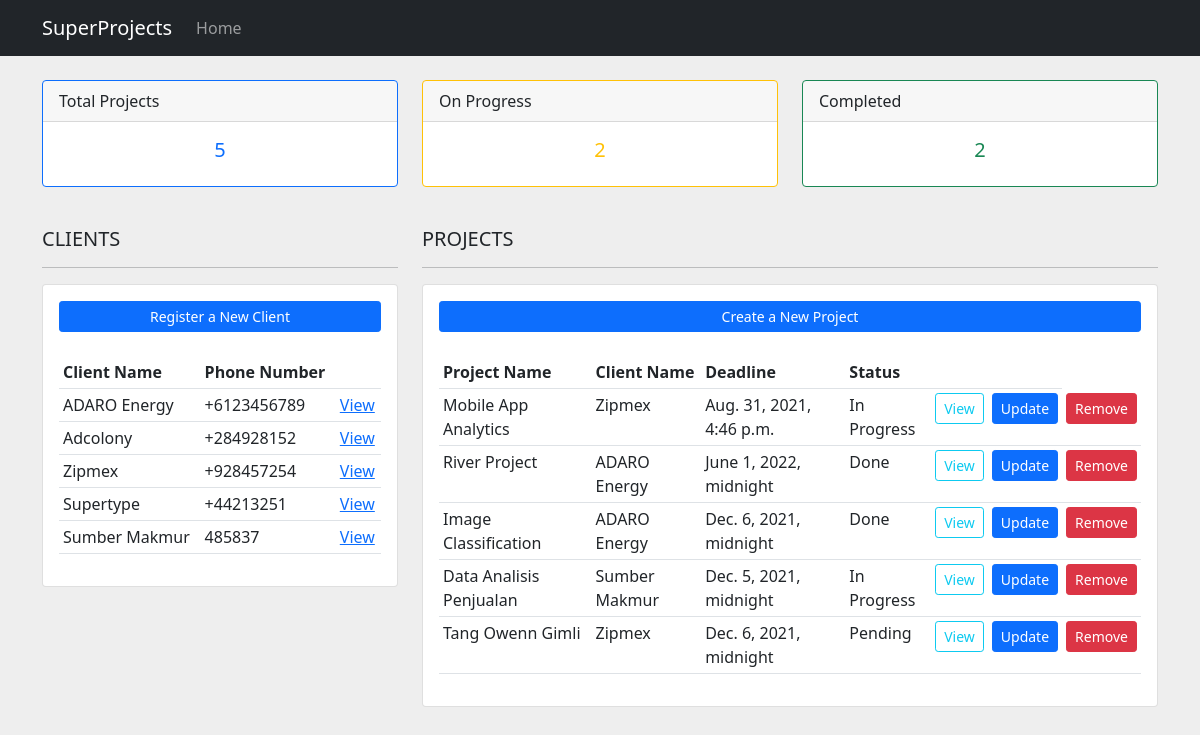
Before: / with the older database file.
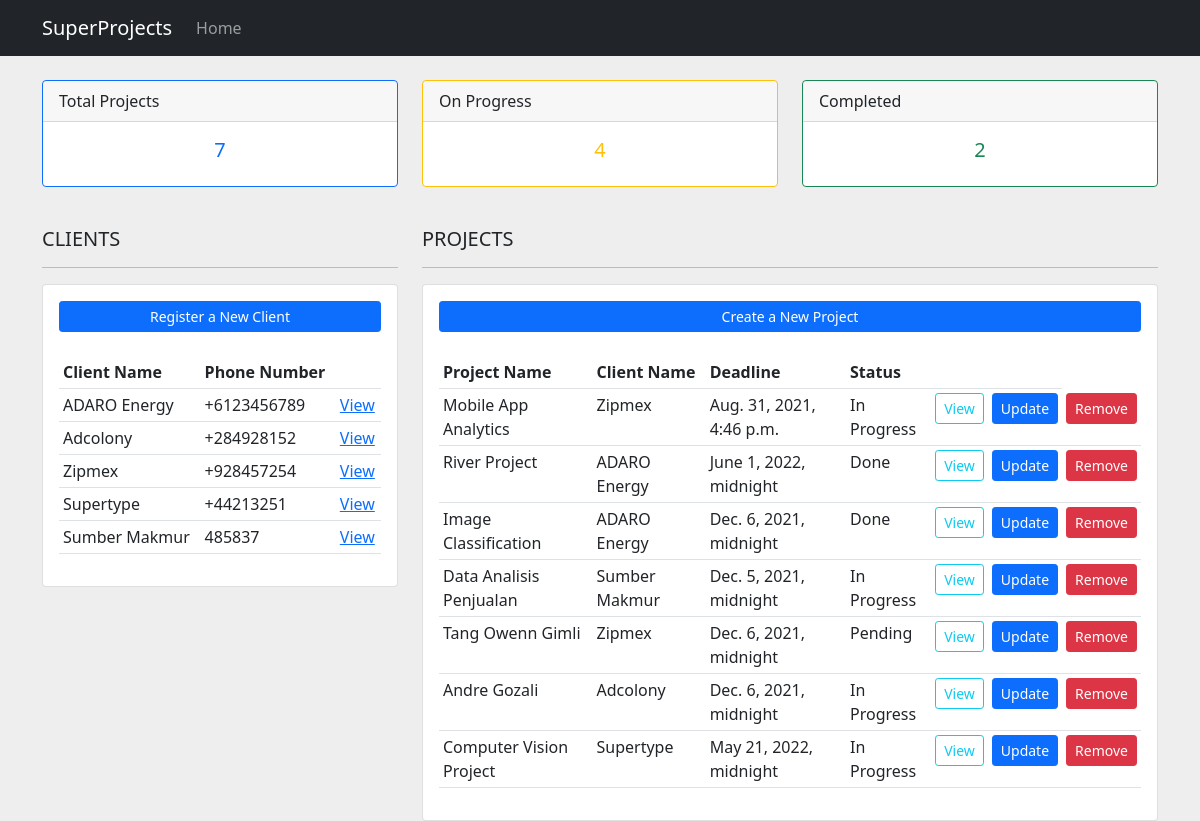
After: the same page with the newer database file.
### project/models.py (models this page shows, shortened)
class Client(models.Model):
    name = models.CharField(max_length=255, null=True)
    phone = models.CharField(max_length=20, null=True, blank=True)
    email = models.CharField(max_length=255, null=True)
    date_created = models.DateTimeField(auto_now_add=True)
    def __str__(self):
        return self.name

class Project(models.Model):
    STATUS = (
        ('Pending', 'Pending'),
        ('In Progress', 'In Progress'),
        ('Done', 'Done')
    )
    name = models.CharField(max_length=255, null=True)
    deadline = models.DateTimeField()
    date_created = models.DateTimeField(auto_now_add=True)
    description = models.CharField(max_length=255, null=True)
    status = models.CharField(max_length=255, null=True, choices=STATUS)
    client = models.ForeignKey(Client, null=True, on_delete=models.SET_NULL)

### project/views.py (the view)
# urls.py: path('', views.index, name='home'),
def index(request):
    projects = Project.objects.all()
    clients = Client.objects.all()
    total_projects = projects.count()
    completed = projects.filter(status='Done').count()
    progress = projects.filter(status='In Progress').count()
    context = {
        "projects": projects,
        "clients": clients,
        "total_projects": total_projects,
        "completed": completed,
        "progress": progress
    }
    return render(request, 'project/dashboard.html', context)

### project/templates/project/dashboard.html
{% extends 'project/base.html' %}
{% block content %}
{% include 'project/status.html' %}
<br />
<div class="container">
  <div class="row">
    <div class="col-md-4">
      <h5>CLIENTS</h5>
      <hr />
      <div class="card card-body">
        <a
          class="btn btn-primary btn-sm btn-block"
          href="{% url 'create_client' %}"
          >Register a New Client</a
        >
        <br />
        <table class="table table-sm">
          <tr>
            <th>Client Name</th>
            <th>Phone Number</th>
            <th></th>
          </tr>
          {% for client in clients %}
          <tr>
            <td>{{client.name}}</td>
            <td>{{client.phone}}</td>
            <td><a href="{% url 'client' client.id %}">View</a></td>
          </tr>
          {% endfor %}
        </table>
      </div>
    </div>
    <div class="col-md-8">
      <h5>PROJECTS</h5>
      <hr />
      <div class="card card-body">
        <a
          class="btn btn-primary btn-sm btn-block"
          href="{% url 'create_project' %}"
          >Create a New Project</a
        >
        <br />
        <table class="table table-sm">
          <tr>
            <th>Project Name</th>
            <th>Client Name</th>
            <th>Deadline</th>
            <th>Status</th>
            <th></th>
            <th></th>
          </tr>
          {% for proj in projects %}
          <tr>
            <td>{{ proj.name }}</td>
            <td>{{ proj.client }}</td>
            <td>{{ proj.deadline }}</td>
            <td>{{ proj.status }}</td>
            <td>
              <a
                class="btn btn-outline-info btn-sm"
                href="{% url 'project' proj.id %}"
                >View</a
              >
            </td>
            <td>
              <a
                class="btn btn-primary btn-sm"
                href="{% url 'update_project' proj.id %}"
                >Update</a
              >
            </td>
            <td>
              <a
                class="btn btn-danger btn-sm"
                href="{% url 'delete_project' proj.id %}"
                >Remove</a
              >
            </td>
          </tr>
          {% endfor %}
        </table>
      </div>
    </div>
  </div>
</div>
{% endblock %}

Changed rows visible on the page:
added Project: name "Andre Gozali", client "Adcolony", deadline "Dec. 6, 2021, midnight", status "In Progress"
added Project: name "Computer Vision Project", client "Supertype", deadline "May 21, 2022, midnight", status "In Progress"
Other visible differences:
{{ total_projects }}: "5" → "7"
{{ progress }}: "2" → "4"
